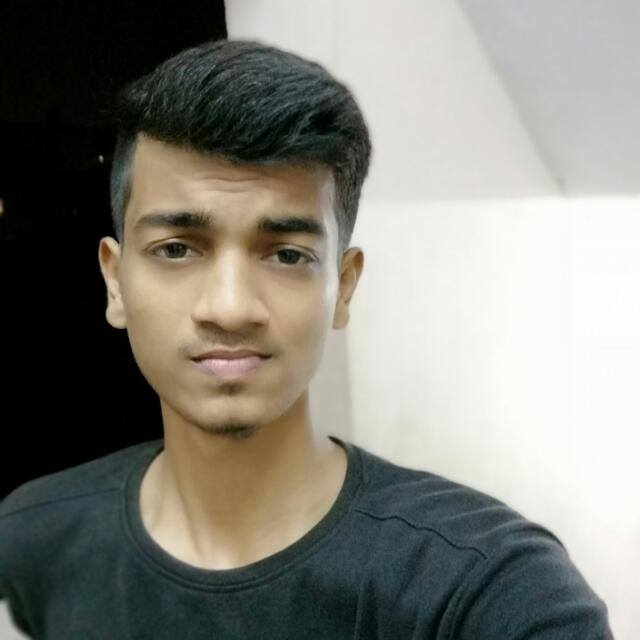
#> input picture opencv/pp.jpg, 640 x 640 px
$ jupyter execute 1.ipynb
#> lines starting #> are read from the running program, lines starting #| are printed output that depends on the picture
[cell 1]
import cv2
import numpy as np

[cell 2]
img = cv2.imread('./pp.jpg')
#> img is the input picture: shape (640, 640, 3); mean B, G, R 123.2, 130.6, 131.6
print(img[100,100])
#| [1 6 4]
print(img.shape)
#| (640, 640, 3)

[cell 3]
#converted to 2-d greyscale

greyimg = cv2.cvtColor(img, cv2.COLOR_BGR2GRAY)
print(greyimg[100,100])
#| 5
print(greyimg.shape)
#| (640, 640)

[cell 4]
#HSV color model

img = cv2.imread('./pp.jpg')

hsv_img = cv2.cvtColor(img, cv2.COLOR_BGR2HSV)
#> hsv_img: shape (640, 640, 3); mean H, S, V 38.3, 49.8, 135.8
#cv2.imshow('HSV IMAGE', hsv_img)
cv2.imshow('HUE IMAGE', hsv_img[:,:,0])
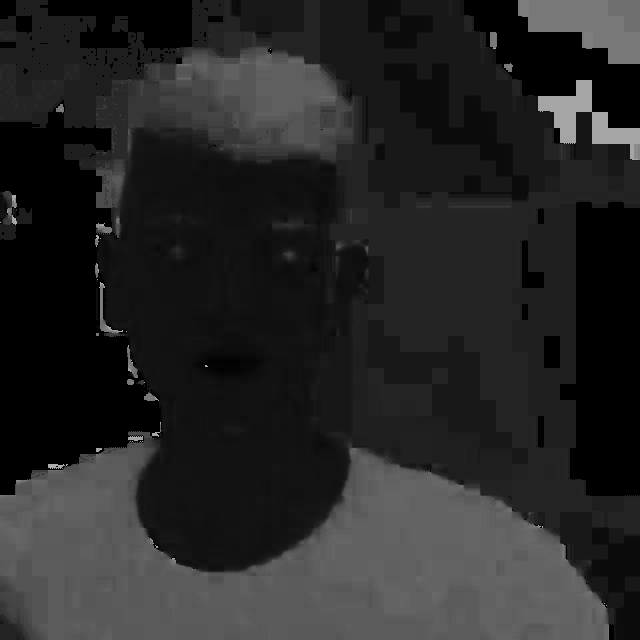
#> window 'HUE IMAGE': shape (640, 640); min 0, max 179, mean 38.3
cv2.imshow('SATURATION IMAGE', hsv_img[:,:,1])
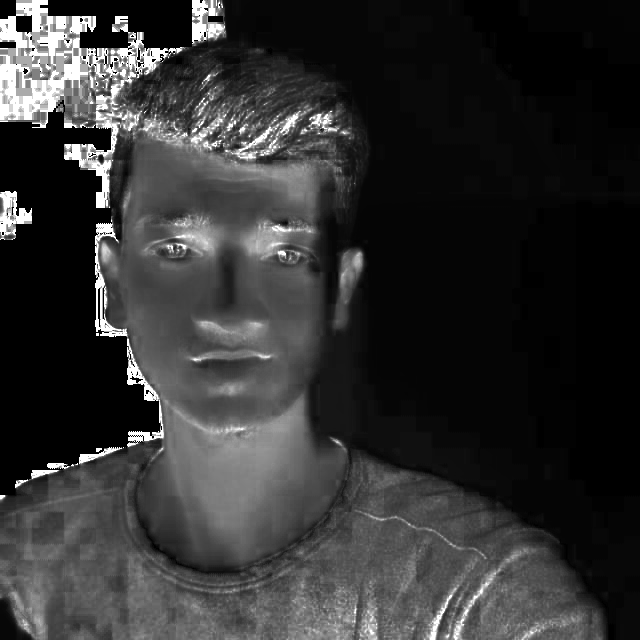
#> window 'SATURATION IMAGE': shape (640, 640); min 0, max 255, mean 49.8
cv2.imshow('VALUE IMAGE', hsv_img[:,:,2])


cv2.waitKey()
cv2.destroyAllWindows()

[cell 5]
#RGB color model

img = cv2.imread("./pp.jpg")

#SPLITS INTO DFFT COLOR MODELS
B, G, R = cv2.split(img)
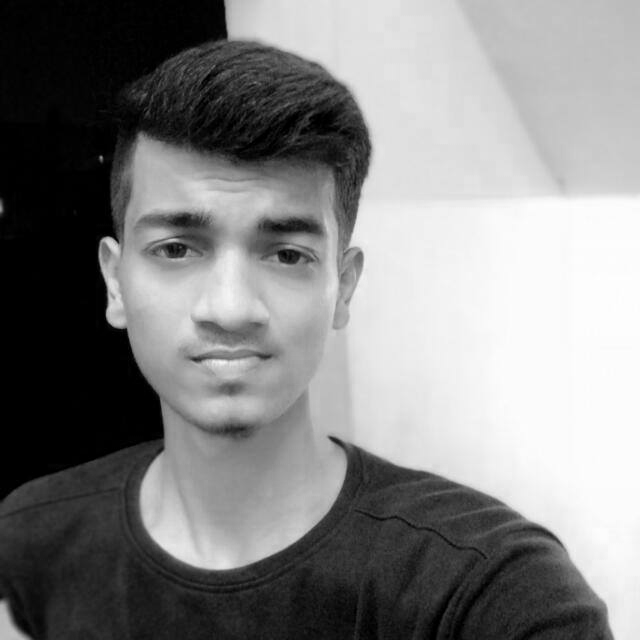
#> R: shape (640, 640); min 0, max 255, mean 131.6
#outputs will be in grey scale cz 2-d
cv2.imshow('RED BUT GREYSCALED', R)
cv2.imshow('GREEN BUT GREYSCALED', G)
cv2.imshow('BLUE BUT GREYSCALED', B)


cv2.waitKey(0)
cv2.destroyAllWindows()


#MERGES DIFFT COLORMODELS
merged = cv2.merge([B,G,R])
cv2.imshow('MERGED', merged)

#amplify colors
blue_amp = cv2.merge([B+100,G, R])
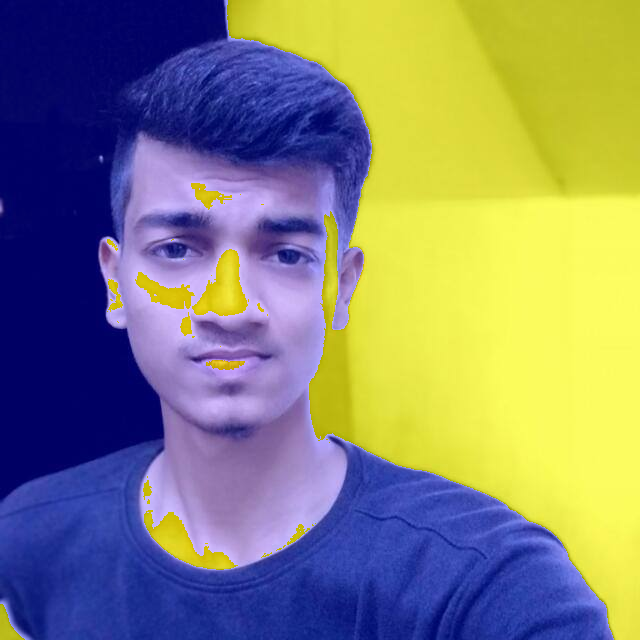
#> blue_amp: shape (640, 640, 3); mean B, G, R 118.9, 130.6, 131.6
cv2.imshow('MERGED WITH BLUE AMPLIFIED', blue_amp)


cv2.waitKey(0)
cv2.destroyAllWindows()

#see below code to filter out G, B, R instea of simply amplifying

[cell 6]
#USING NUMPY ZEROES

img = cv2.imread('./pp.jpg')
cv2.imshow('original', img)
B, G, R = cv2.split(img)

zeroes = np.zeros(img.shape[:2], dtype="uint8")

cv2.imshow('RED IMAGE', cv2.merge([zeroes, zeroes, R]) )
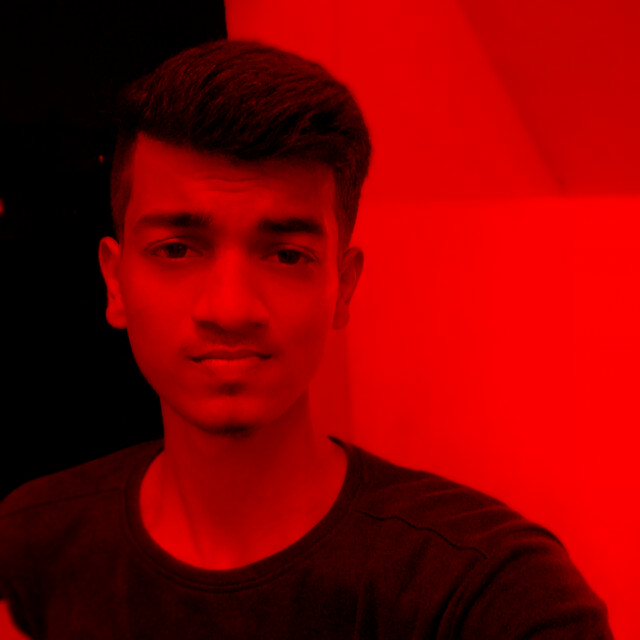
#> window 'RED IMAGE': shape (640, 640, 3); mean B, G, R 0, 0, 131.6
cv2.imshow('BLUE IMAGE', cv2.merge([B, zeroes, zeroes]) )
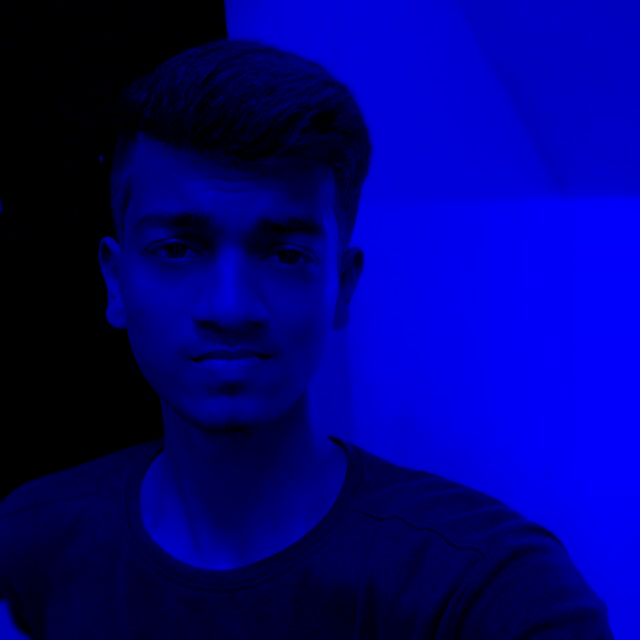
#> window 'BLUE IMAGE': shape (640, 640, 3); mean B, G, R 123.2, 0, 0
cv2.imshow('GREEN IMAGE', cv2.merge([zeroes, G, zeroes]) )
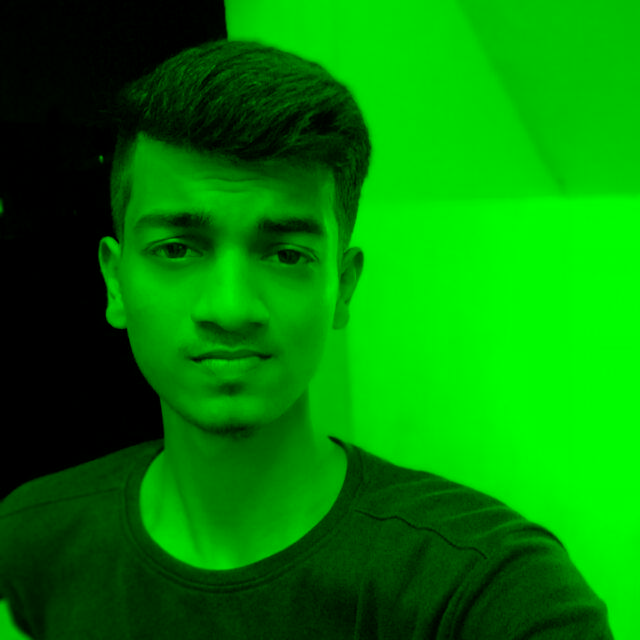
#> window 'GREEN IMAGE': shape (640, 640, 3); mean B, G, R 0, 130.6, 0


cv2.waitKey(0);
cv2.destroyAllWindows()

[cell 7]
print(img.shape)
#| (640, 640, 3)
print(img.shape[:2])
#| (640, 640)

# HISTOGRAM

[cell 8]
import numpy as np
import matplotlib.pyplot as plt
import cv2

img = cv2.imread('./pp.jpg')

histogram = cv2.calcHist([img], [0], None, [256], [0,256])
#> histogram = 256 values, max 43029 at index 0, min 6 at index 255, mean 1600

#ravel() flaens 2d to 1d
#note : 256 is not in aecond level array
plt.hist(img.ravel(), 256, [0,256])
plt.show()
#> figure, not shown here; tallest bar 113615 high, from x = 0 to 1


color = ('b', 'g', 'r')
for i,col in enumerate(color):
    histogram2 = cv2.calcHist([img], [i], None, [256], [0,256])
    plt.plot(histogram2, color=col)
    plt.xlim([0,256])

plt.show()
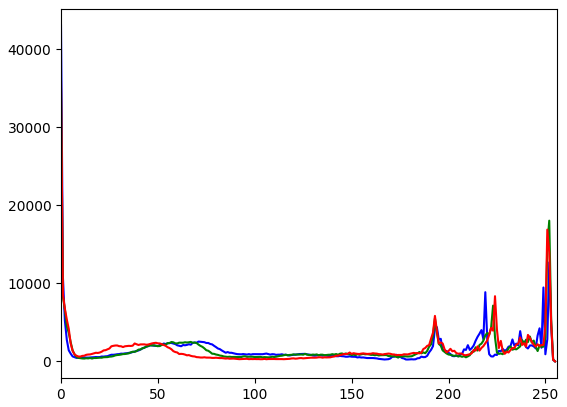
#> figure drawn by matplotlib, 1 panel; curve peaks at x = 0, y = 43029; curve peaks at x = 0, y = 34788; curve peaks at x = 0, y = 35798

[cell 9]
img.ravel()

# DRAWING SHAPES AND IMAGES

[cell 10]
import numpy as np
import cv2


#create a black image : 500x500 dimension with 3 color models => 3D

img = np.zeros([500,500,3], np.uint8)
cv2.imshow('BLACK IMG',img)

img_BW = np.zeros([500,500], np.uint8)
cv2.imshow('BLACK AND WHITE',img_BW)

cv2.waitKey(0)
cv2.destroyAllWindows()

[cell 11]
#DRAW A LINE

[cell 12]
img = np.zeros([500,500,3], np.uint8)

cv2.line(img, (0,0), (500,500), (255,0,255), 5)

cv2.imshow("line drawn", img)

cv2.waitKey(0)
cv2.destroyAllWindows()

[cell 13]
#DRAW A RECTANGEL

[cell 14]
img = np.zeros([500,500,3], np.uint8)

cv2.rectangle(img, (10,10), (350,350), (0,0,255), 2 )
#> img: shape (500, 500, 3)

cv2.imshow("line drawn", img)


cv2.rectangle(img, (10,10), (350,350), (0,0,255), -1 )
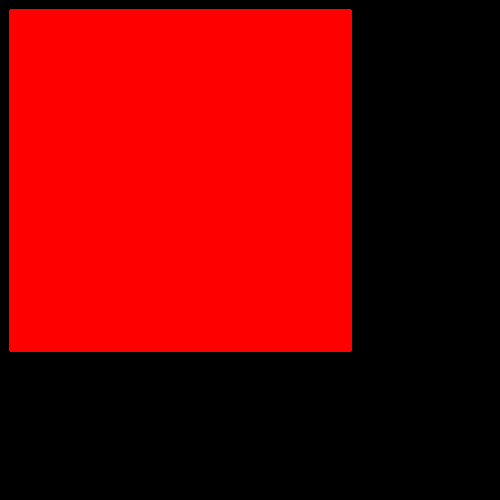
#> img: shape (500, 500, 3); mean B, G, R 0, 0, 120

cv2.imshow("line drawn", img)

cv2.waitKey(0)
cv2.destroyAllWindows()

put -1 to fill (in place of thickness)

we can draw circles, polygons,

circles : cv2.circle(img, (center_x1, center_y1), radius, (r,g,b), -1)

[cell 15]
#draw a ploygon aka polylines

img = np.zeros([500,500,3], np.uint8)

#define four points
points = np.array([[10,50], [400,50], [90,200], [50, 440]])

#reshape points array in required format
points = points.reshape((-1,1,2))


cv2.polylines(img, [points], True, (123,56,34), 3)


cv2.imshow("polyline drawn", img)

cv2.waitKey(0)
cv2.destroyAllWindows()

[cell 16]
#add TEXT


img = np.zeros([500,500,3], np.uint8)


cv2.putText(img, "Ciao!", (75, 290), cv2.FONT_HERSHEY_COMPLEX, 2, (200, 10, 40), 3)


cv2.imshow("TEXT WRITTEN", img)
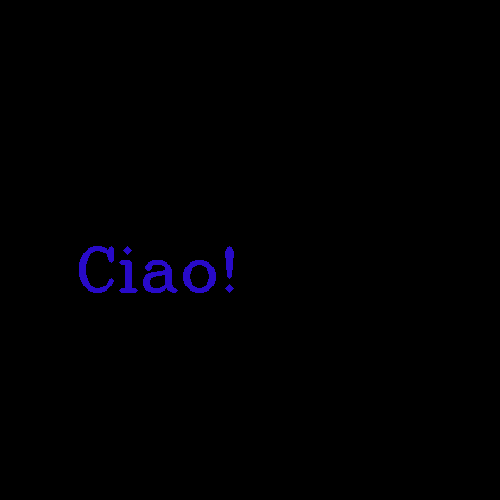
#> window 'TEXT WRITTEN': shape (500, 500, 3); mean B, G, R 1.8, 0.1, 0.4

cv2.waitKey(0)
cv2.destroyAllWindows()
